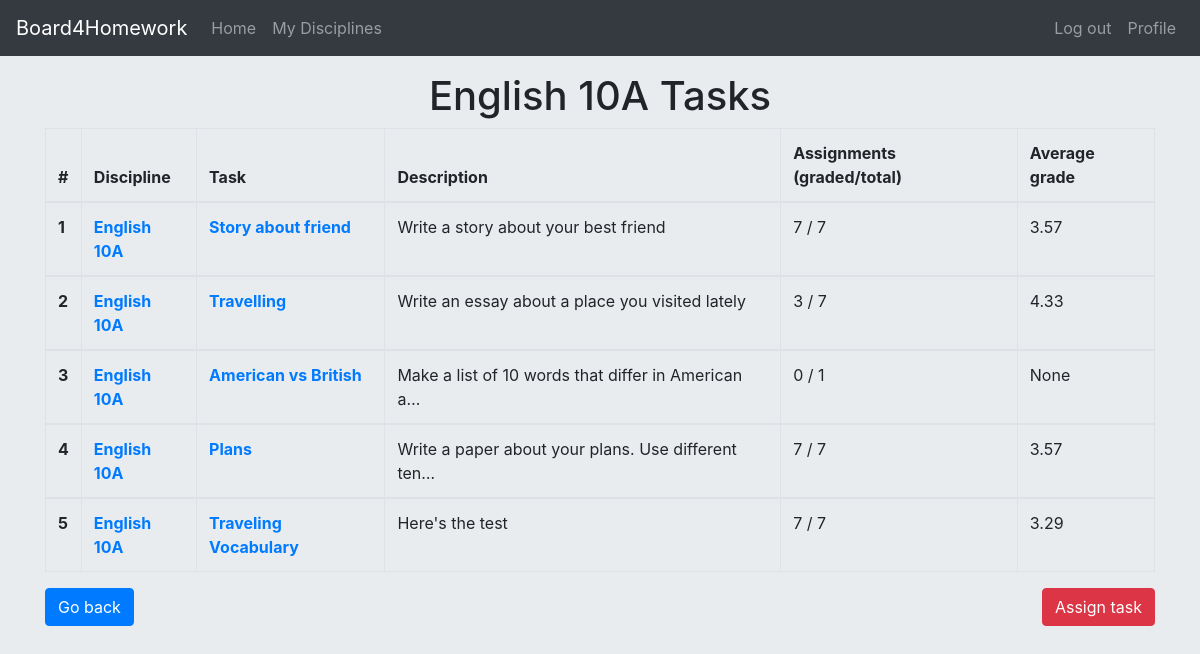
Page /discipline/teacher/2/3/ (signed in) on the committed database.
### board/models.py (models this page shows, shortened)
class Discipline(models.Model):
    name = models.CharField(max_length=50, unique=True)
    def __str__(self):
        return self.name

class Class(models.Model):
    class Meta:
        verbose_name_plural = "classes"
    name = models.CharField(max_length=5, unique=True)
    disciplines = models.ManyToManyField(Discipline, through='ClassDiscipline')
    def __str__(self):
        return self.name

class Task(models.Model):
    discipline = models.ForeignKey(Discipline, on_delete=models.CASCADE)
    title = models.CharField(max_length=30)
    description = models.CharField(max_length=500)
    author = models.ForeignKey(Teacher, on_delete=models.CASCADE)

### board/views.py (the view)
# urls.py: path('discipline/teacher/<int:pk>/<int:class>/', DisciplineDetailView.as_view(), name='discipline_teacher'),
class DisciplineDetailView(LoginRequiredMixin, DetailView):
    login_url = '/login/'
    def get(self, request, *args, **kwargs):
        user = self.request.user
        teacher, student, context = get_teacher_student(user)
        context['tasks'] = None
        if teacher is None and student is None:
            return render(request, 'board/discipline_detail.html', context)
        discipline = Discipline.objects.get(pk=kwargs['pk'])
        class_school = Class.objects.get(pk=kwargs['class'])
        student_argument = kwargs.get('student', None)
        if teacher is not None and student_argument is None:
            context = get_discipline_teacher_tasks(class_school, discipline, context)
        else:
            student_pk = student.pk if student is not None else student_argument
            context['assignments'] = Assignment.objects.filter(student__pk=student_pk, task__discipline__pk=discipline.pk) \
                .order_by('grade', 0 ** 0 ** Length('grade_comment'), 0 ** 0 ** Length('solution'), 'deadline', '-last_changed')
        context['student_argument'] = Student.objects.get(pk=student_argument) if student_argument is not None else None
        context['discipline'] = discipline
        context['class'] = class_school
        return render(request, 'board/discipline_detail.html', context)

### board/templatetags/index.py (called while the page is built)
@register.filter
def index(indexable, i):
    return indexable[i]

### board/views.py (called while the page is built)
def get_teacher_student(user, context=None):
    if context is None:
        context = {}
    teacher = Teacher.objects.all().filter(pk=user.pk).first()
    student = Student.objects.all().filter(pk=user.pk).first()
    context['teacher'] = teacher
    context['student'] = student
    return teacher, student, context

def get_task_list(class_school, discipline):
    task_list = Assignment.objects.values('task__pk').filter(
        student__class_school__pk=class_school, task__discipline__pk=discipline)
    task_list = list(map(lambda x: x['task__pk'], task_list))
    return task_list

def get_average_grades(assignments_graded):
    average_grades = []
    for obj in assignments_graded:
        grades = list(map(lambda x: x.grade, obj.all()))
        if len(grades) == 0:
            average_grades.append(None)
            continue
        avg_grade = sum(grades) / len(grades)
        avg_grade = float("{:.2f}".format(avg_grade))
        average_grades.append(avg_grade)
    return average_grades

### templates/board/discipline_detail.html (shortened to what this page needs)
{% extends "base.html" %}
{% load index %}
{%  block content %}
    <main role="main">
        <div class="container py-3">
            <div class="d-flex justify-content-center">
                <h1>
                    {% if student is not None %}
                        My {{ discipline }} Assignments
                    {% elif student_argument is not None %}
                        {{ student_argument.user.last_name }} {{ student_argument.user.first_name }}
                        {{ discipline }} Assignments
                    {% else %}
                        {{ discipline }} {{ class }} Tasks
                    {% endif %}
                </h1>
            </div>
            {% if teacher is None and student is None %}
                <div class="alert alert-danger">
                    You have no right to view this information.
                    Ask the admin to give you access
                    <p class="pt-1 mb-0"><a href="javascript:history.back()">Go Back</a></p>
                </div>
            {% elif teacher is not None and student_argument is None %}
                <table class="table table-bordered table-hover">
                    <thead>
                        <tr>
                            <th scope="col">#</th>
                            <th scope="col">Discipline</th>
                            <th scope="col">Task</th>
                            <th scope="col">Description</th>
                            <th scope="col">Assignments (graded/total)</th>
                            <th scope="col">Average grade</th>
                        </tr>
                    </thead>
                        {% for obj in tasks %}
                            <tbody>
                                <tr>
                                    <th scope="row">{{ forloop.counter }}</th>
                                    <th><a href="{% url 'discipline_teacher' pk=discipline.pk class=class.pk %}">{{ discipline }} {{ class }}</a></th>
                                    <th><a href="{% url 'task' pk=obj.pk class=class.pk %}">{{ obj.title }}</a></th>
                                    <td>{{ obj.description|truncatechars:50 }}</td>
                                    <td>{{ assignments_graded|index:forloop.counter0 }} /
                                        {{ assignments_total|index:forloop.counter0 }}</td>
                                    <td>{{ average_grade|index:forloop.counter0 }}</td>
                                </tr>
                            </tbody>
                        {% endfor %}
                </table>
            {% endif %}
            <input class="btn btn-primary" type="button"
                   onclick="location.href='javascript:history.back()'" value="Go back" />
            {% if teacher is not None %}
                <input class="btn btn-danger float-right" type="button"
                        onclick="location.href='{% url 'assignment_create' %}'" value="Assign task" />
            {% endif %}
        </div>
    </main>
{% endblock %}z

### static/css/styles.css (style rules this page uses)
body { padding-top: 3.5rem; background-color: #e9ecef; }

### rows in the picture
Discipline: name "English"
Class: name "10A"
Task: title "Story about friend", description "Write a story about your best friend", id "7", counter0 "3.57"
Task: title "Travelling", description "Write an essay about a place you visited lately", counter0 "3", counter0 "7", counter0 "4.33"
Task: title "American vs British", description "Make a list of 10 words that differ in American a…", counter0 "0", counter0 "1", counter0 "None"
Task: title "Plans", description "Write a paper about your plans. Use different ten…", counter0 "7", counter0 "3.57"
Task: title "Traveling Vocabulary", description "Here's the test", counter0 "7", counter0 "3.29"
